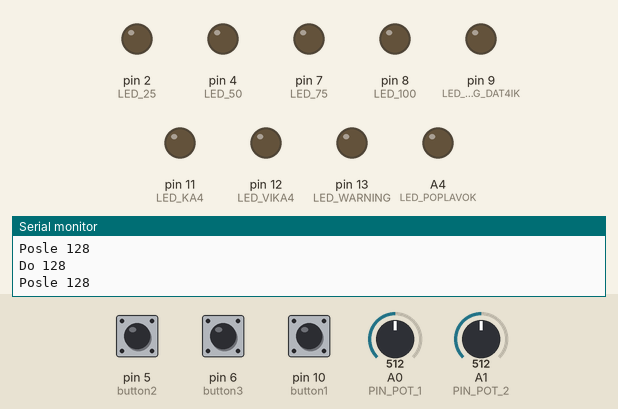
Recording of a sketch running on a simulated Arduino Uno, built with avr-gcc and run on an emulated ATmega328P. Shown: output pins drawn as LEDs (lit = HIGH), the last lines printed to the serial monitor. The inputs (shaded band) are chosen by the test bench; at power-on: A1 (PIN_POT_2) = 512, pin 5 (button2) LOW, pin 10 (button1) LOW, pin 6 (button3) LOW, A0 (PIN_POT_1) = 512.

Above: at 2.8 s.
2.9 s: A1 (PIN_POT_2) set to 701
At 3.5 s:
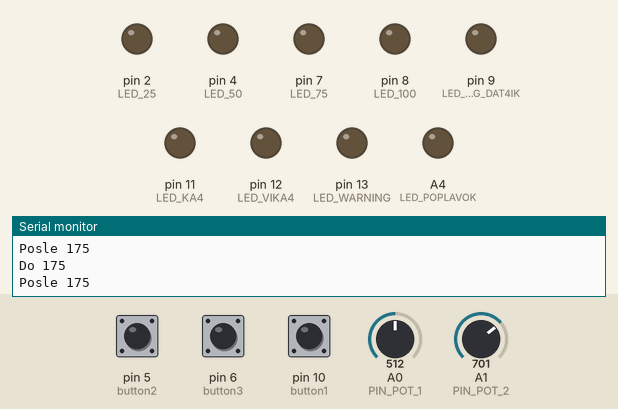
4.4 s: A1 (PIN_POT_2) set to 734
At 4.8 s:
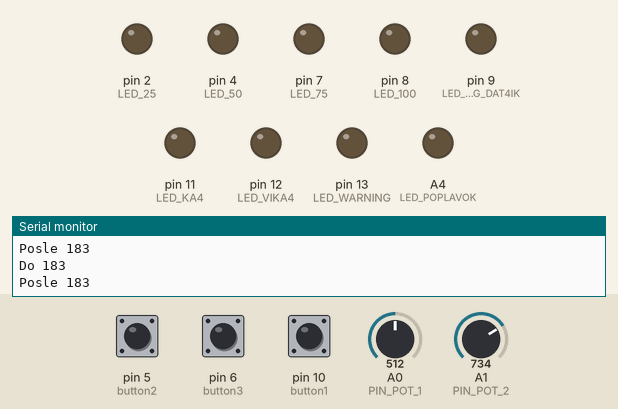
5.9 s: pin 5 (button2) pulled HIGH for 0.15 s
At 5.99 s:
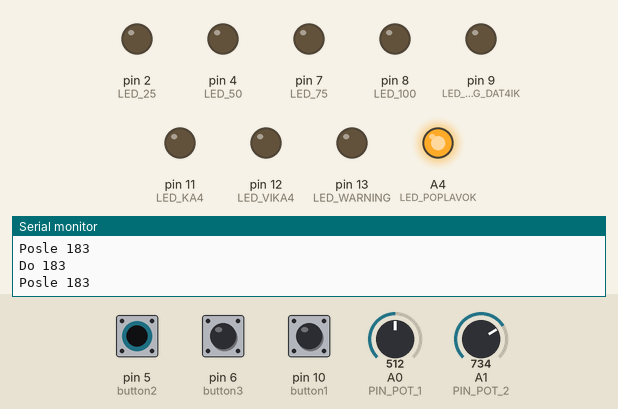
7.5 s: pin 10 (button1) pulled HIGH for 0.15 s
At 8.5 s:
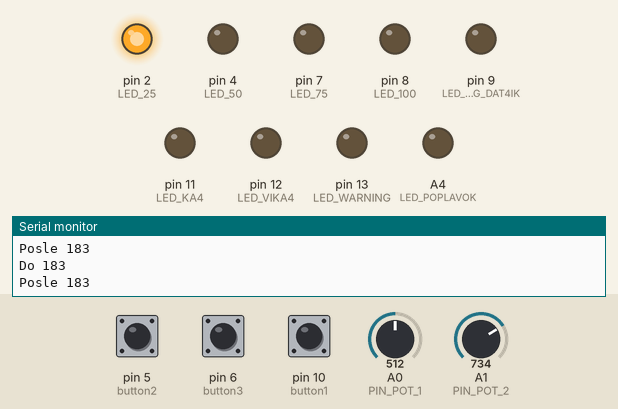
9.1 s: A1 (PIN_POT_2) set to 269
At 9.6 s:
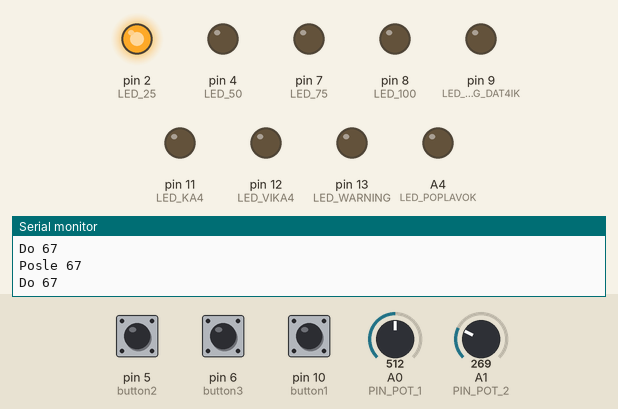
10.6 s: A1 (PIN_POT_2) set to 252
At 11.4 s:
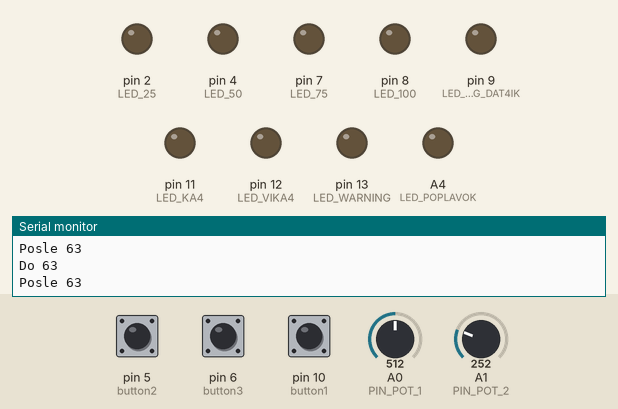
Timing chart, 0 to 13.1 s (numbered marks = the images above; inputs shaded):
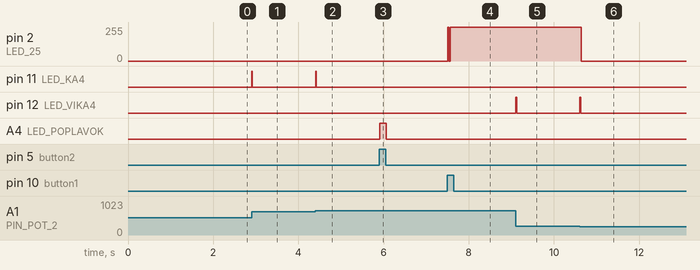

The sketch:

sketch_apr25a.ino
```cpp
#define LED_25 2 // Уровень в баке соответсвутющий 25 процентам
#define LED_50 4 // Уровень в баке соответсвутющий 50 процентам
#define LED_75 7 // Уровень в баке соответсвутющий 75 процентам
#define LED_100 8 // Уровень в баке соответсвутющий 100 процентам
#define LED_KA4 11 // Индикатор, обозначащиюй, что вода НАЛИВАЕТСЯ в БАК
#define LED_VIKA4 12 // Индикатор, обозначащиюй, что вода ВЫЛИВАЕТСЯ из БАКА
#define LED_WARNING 13 // Индикатор основной ОШИБКИ (по уровню воды)
#define LED_WARNING_DAT4IK 9 // Индикатор ошибки основного датчика
#define LED_POPLAVOK A4 // Индикатор обозначающий включение аварийного датчика
#define PIN_POT_1     A0 // Пользовательский потенциометр для выбора желаемого количества воды
#define PIN_POT_2     A1 // Аварийный датчк, cлив, налив воды
volatile bool flag1; // Флаг1 проверки датчика
volatile unsigned long lastUpdateTime = 0; // Переменная для проверки времени
volatile int pot1del,pot2del; // Значения с датчика и потенциометра
volatile bool flag = false;  // Флаг проверки датчика
volatile int count = 0;  // Переменная, запоминающая количества воды в баке
volatile int count1 = 0; // Переменная, запоминающая количества воды в баке
volatile int count2 = 0; // Переменная, запоминающая количества воды в баке
volatile int count3 = 0; // Переменная, запоминающая количества воды в баке
volatile int count4 = 0; // Переменная, запоминающая количества воды в баке
volatile int potValue; // Переменная, для обнаружения резкого скачка значений
volatile int prevPotValue; // Прошлое значение переменной potValue
int rotat, brightn; // Значение с потенциометра
volatile int rotat1, brightn1;  // Значения с датчика
volatile int prevbrightn = 0; // Прошлое значение с основного датчика
volatile int prevbrightn1 = 0; // Прошлое значение с основного датчика
int button1 = 10; //  Пользовательская кнопка, для включения выбора уставки
int button2 = 5;  // Поплавковый датчик
int button3 = 6;  // Сброс ошибки
volatile int potValue1 = 0;
void setup() {

  Serial.begin(9600);
  pinMode(button1, INPUT);
  pinMode(button2, INPUT);
  pinMode(button3, INPUT);

  pinMode(LED_25, OUTPUT);
  pinMode(LED_50, OUTPUT);
  pinMode(LED_75, OUTPUT);
  pinMode(LED_100, OUTPUT);
  pinMode(LED_KA4, OUTPUT);
  pinMode(LED_VIKA4, OUTPUT);
  pinMode(LED_WARNING, OUTPUT);
  pinMode(LED_WARNING_DAT4IK, OUTPUT);
  pinMode(LED_POPLAVOK, OUTPUT);

}

void loop()
{
  proverka(); // Функция первичной проверки системы
  sbros_owibki(); // Функция сброса ошибки
  vibor_ustavki(); // Пользовательская функция для выбора уставки
  vklu4enie_nasosov(); // Запоминание и включение насосов
  poplavok(); // Реализация поплавкового датчика
 if (flag == true)
 {

  perekrut();

 }
 perekrut();
  Serial.print("Do ");
  Serial.println(brightn1);
  Serial.print("Posle ");
  Serial.println(prevbrightn1);
}
int proverka() {
  if (flag==false) {

    pot1del = analogRead(PIN_POT_2) / 4; // Считываем значение первого потенциометра
    delay(2000);
    pot2del = analogRead(PIN_POT_2) / 4; // Считываем значение первого потенциометра после задержки
    if (abs(pot2del > pot1del + 30))  { // Если разница между значениями потенциометра меньше на 30
      digitalWrite(LED_WARNING_DAT4IK, 1); // Включаем светодиод
     flag1 = false; // Устанавливаем flag1 в 0
    }
     else if (pot1del == pot2del)
      {
        digitalWrite(LED_WARNING_DAT4IK, LOW); // Выключаем светодиод
      }
      else {
        digitalWrite(LED_WARNING_DAT4IK, LOW); // Выключаем светодиод

    }
  }
      flag = true;    // Устанавливаем значение флага в 1

}
int sbros_owibki()
{

  int buttonStateDT = digitalRead(button3); // Считываем значение

  if (buttonStateDT == 1 && flag1 == false) // если флаг 0 и кнопна нажата
  {

 // vibor_ustavki();
 // vklu4enie_nasosov();
    digitalWrite(LED_WARNING_DAT4IK,0); // Выключаем светодиод
  }
}

int vibor_ustavki() {
  // Считываем состояние кнопки
  int buttonState = digitalRead(button1); // Считываем кнопку

  if (buttonState == 1) {
    ustavka(); // Запоминаем текущее количество светодиодов
  }
  else {
    // Выключаем все светодиоды при отпускании кнопки
    digitalWrite(LED_25, LOW);
    digitalWrite(LED_50, LOW);
    digitalWrite(LED_75, LOW);
    digitalWrite(LED_100, LOW);
  }
}

int ustavka() {
  // Считываем значение первого потенциометра
  rotat = analogRead(PIN_POT_1);
  brightn = rotat / 4;

  if (brightn > 64) {
    digitalWrite(LED_25, 1);
    digitalWrite(LED_50, 0);
    digitalWrite(LED_75, 0);
    digitalWrite(LED_100, 0);
    count = 1;

  }
  if (brightn > 128) {
    digitalWrite(LED_25, 1);
    digitalWrite(LED_50, 1);
    digitalWrite(LED_75, 0);
    digitalWrite(LED_100, 0);
  count1 = 1;
  }
  if (brightn > 192) {
    digitalWrite(LED_25, 1);
    digitalWrite(LED_50, 1);
    digitalWrite(LED_75, 1);
    digitalWrite(LED_100, 0);
    count2 = 1;

  }
  if (brightn > 250) {
    digitalWrite(LED_25, 1);
    digitalWrite(LED_50, 1);
    digitalWrite(LED_75, 1);
    digitalWrite(LED_100, 1);
    count3 =1;

  }
  else {
    digitalWrite(LED_25, 0);
    digitalWrite(LED_50, 0);
    digitalWrite(LED_75, 0);
    digitalWrite(LED_100, 0);
    count4 = 1;
  }
}


int vklu4enie_nasosov() {
  rotat1 = analogRead(PIN_POT_2);
  brightn1 = rotat1 / 4;
  if (brightn1 > 64 && count >= 1) {
    digitalWrite(LED_25, 1);
    digitalWrite(LED_50, 0);
    digitalWrite(LED_75, 0);
    digitalWrite(LED_100, 0);
  }
  if (brightn1 > 128 && count1 >= 1) {
    digitalWrite(LED_25, 1);
    digitalWrite(LED_50, 1);
    digitalWrite(LED_75, 0);
    digitalWrite(LED_100, 0);
  }
  if (brightn1 > 192 && count2 >=1 ) {
    digitalWrite(LED_25, 1);
    digitalWrite(LED_50, 1);
    digitalWrite(LED_75, 1);
    digitalWrite(LED_100, 0);
  }
  if (brightn1 > 250 && count3 >= 1) {
    digitalWrite(LED_25, 1);
    digitalWrite(LED_50, 1);
    digitalWrite(LED_75, 1);
    digitalWrite(LED_100, 1);
  }
  if (count4 == 0) {
    digitalWrite(LED_25, 0);
    digitalWrite(LED_50, 0);
    digitalWrite(LED_75, 0);
    digitalWrite(LED_100, 0);
  }
  if (brightn1 > brightn + 20) {
    digitalWrite(LED_WARNING, 1);
  }
  else {
    digitalWrite(LED_WARNING, 0);
  }
  if (brightn1 > prevbrightn1) { // Вращение вправо
    digitalWrite(LED_KA4, HIGH);
    digitalWrite(LED_VIKA4, LOW);
    digitalWrite(LED_WARNING, LOW);
  }
  else if (brightn1 < prevbrightn1) { // Вращение влево
    digitalWrite(LED_KA4, LOW);
    digitalWrite(LED_VIKA4, HIGH);
    digitalWrite(LED_WARNING, LOW);
  }
  else { // Нет изменений на потенциометре
    digitalWrite(LED_KA4, LOW);
    digitalWrite(LED_VIKA4, LOW);
    digitalWrite(LED_WARNING, LOW);
  }
  prevbrightn1 = brightn1; // Сохраняем текущее значение яркости для следующей итерации
}
void poplavok() {

    int buttonStateP = digitalRead(button2); // Читаем значение кнопки

  if (buttonStateP == 1) // Если кнопка нажата
  {
  digitalWrite(LED_POPLAVOK, HIGH);

  }
  else {
    digitalWrite(LED_POPLAVOK, LOW);

  }
}

   void perekrut()
  {
    unsigned long currentTime = millis();

    int potValue1 = analogRead(PIN_POT_2)/4;

    if (currentTime - lastUpdateTime > 300)
    {
      currentTime = millis();
      if (potValue1 - prevPotValue > 50 && prevPotValue !=0)
      {
        digitalWrite(LED_WARNING_DAT4IK,1);
      }

      prevPotValue = potValue1;
    }

  }
```

Measured:
- the behaviour switches between 260 and 259 on A1 (PIN_POT_2) (found by bisection; images 5 and 6)
- after the input at 2.9 s, pin 11 (LED_KA4): LOW → HIGH at once, → LOW 0.02 s later
- after the input at 4.4 s, pin 11 (LED_KA4): LOW → HIGH at once, → LOW 0.02 s later
- after the input at 5.9 s, A4 (LED_POPLAVOK): LOW → HIGH at once, → LOW 0.16 s later
- after the input at 7.5 s, pin 2 (LED_25): 0/255 → 254/255 at once
- after the input at 9.1 s, pin 12 (LED_VIKA4): LOW → HIGH at once, → LOW 0.02 s later
- after the input at 10.6 s, pin 2 (LED_25): 254/255 → 0/255 at once; pin 12 (LED_VIKA4): LOW → HIGH at once, → LOW 0.02 s later
